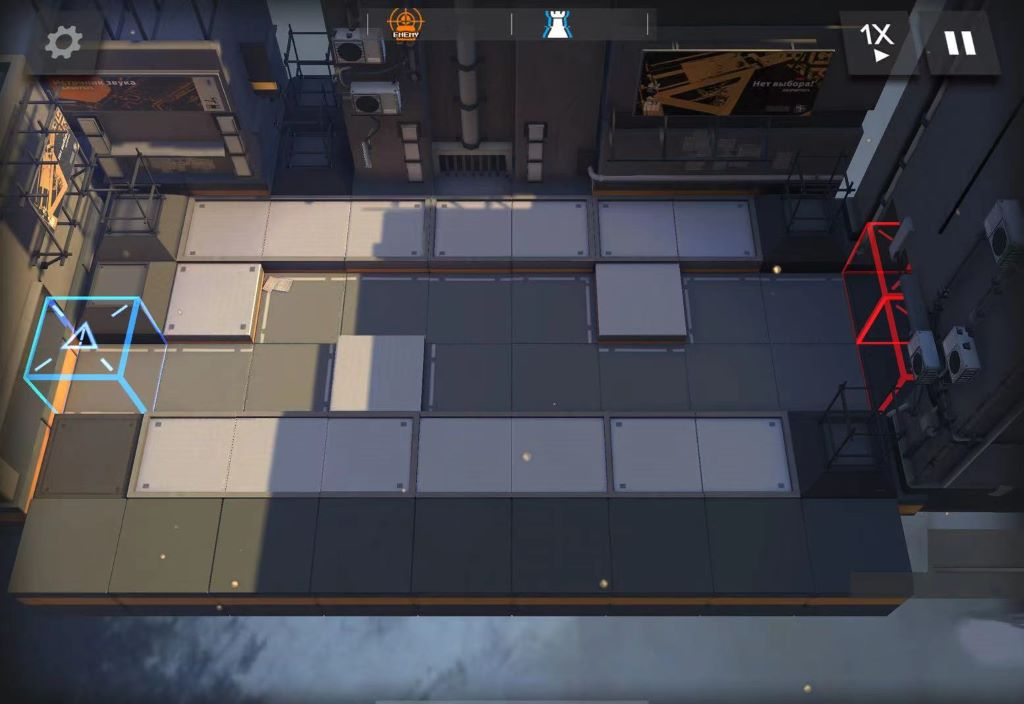

This is a level from a 2D game, rendered from its Tiled map with the project's own tilesets. A one-line summary and the map file follow, with tile-layer data summarised:
An orthogonal 32x22 tile map with 32x32 px tiles, 1 tile layer (background) and 83 objects.

<map version="1.10" tiledversion="1.10.2" orientation="orthogonal" renderorder="right-down" width="32" height="22" tilewidth="32" tileheight="32" infinite="0" nextlayerid="6" nextobjectid="92">
 <tileset firstgid="1" source="map.tsx" />
 <layer id="1" name="background" width="32" height="22">
  <data>[704 cells, 704 non-empty, 704 distinct tile ids]</data>
 </layer>
 <objectgroup id="2" name="road01" visible="0">
  <object id="1" x="890.5" y="370" />
  <object id="2" x="861" y="370" />
  <object id="3" x="829" y="370" />
  <object id="4" x="795" y="370" />
  <object id="6" x="764" y="370" />
  <object id="7" x="731.5" y="370" />
  <object id="8" x="700.5" y="370" />
  <object id="9" x="666.5" y="370" />
  <object id="10" x="636" y="370" />
  <object id="11" x="604" y="370" />
  <object id="12" x="574" y="355" />
  <object id="13" x="550" y="340" />
  <object id="14" x="526" y="320" />
  <object id="16" x="499" y="300" />
  <object id="17" x="470" y="300" />
  <object id="18" x="436.5" y="300" />
  <object id="19" x="403.5" y="300" />
  <object id="21" x="373" y="300" />
  <object id="22" x="344" y="300" />
  <object id="23" x="318.5" y="310" />
  <object id="24" x="292.5" y="325" />
  <object id="25" x="275" y="350" />
  <object id="27" x="254" y="370" />
  <object id="28" x="223" y="370" />
  <object id="29" x="193.5" y="370" />
  <object id="30" x="167" y="370" />
  <object id="31" x="139.5" y="370" />
  <object id="32" x="108.5" y="370" />
  <object id="33" x="81.5" y="370" />
 </objectgroup>
 <objectgroup id="3" name="road">
  <object id="34" x="886.5" y="290" />
  <object id="35" x="859" y="290" />
  <object id="36" x="833.5" y="300" />
  <object id="37" x="808.5" y="310" />
  <object id="38" x="783.5" y="320" />
  <object id="39" x="767.5" y="350" />
  <object id="40" x="741.5" y="370" />
  <object id="41" x="707.5" y="370" />
  <object id="42" x="660" y="370" />
  <object id="43" x="614.5" y="370" />
  <object id="44" x="578" y="360" />
  <object id="45" x="559.5" y="325" />
  <object id="46" x="533" y="300" />
  <object id="47" x="496" y="300" />
  <object id="48" x="454" y="300" />
  <object id="50" x="415" y="300" />
  <object id="51" x="375.5" y="300" />
  <object id="52" x="339" y="310" />
  <object id="53" x="312" y="320" />
  <object id="54" x="288.5" y="340" />
  <object id="56" x="257" y="360" />
  <object id="57" x="213.5" y="360" />
  <object id="58" x="163.5" y="360" />
  <object id="59" x="102" y="360" />
 </objectgroup>
 <objectgroup id="4" name="towers_yuan" visible="0">
  <object id="60" x="720" y="420" width="60" height="60" />
  <object id="61" x="630" y="420" width="60" height="60" />
  <object id="62" x="610" y="270" width="60" height="60" />
  <object id="63" x="610" y="190" width="60" height="60" />
  <object id="64" x="690" y="190" width="60" height="60" />
  <object id="65" x="520" y="190" width="60" height="60" />
  <object id="66" x="530" y="420" width="60" height="60" />
  <object id="67" x="440.5" y="420" width="60" height="60" />
  <object id="68" x="440" y="190" width="60" height="60" />
  <object id="69" x="360" y="190" width="60" height="60" />
  <object id="70" x="350" y="340" width="60" height="60" />
  <object id="71" x="340" y="420" width="60" height="60" />
  <object id="72" x="245" y="420" width="60" height="60" />
  <object id="73" x="160" y="420" width="60" height="60" />
  <object id="74" x="180" y="270" width="60" height="60" />
  <object id="75" x="195" y="190" width="60" height="60" />
  <object id="76" x="280" y="190" width="60" height="60" />
 </objectgroup>
 <objectgroup id="5" name="towers_jin" visible="0">
  <object id="77" x="170" y="350" width="60" height="60" />
  <object id="78" x="260" y="350" width="60" height="60" />
  <object id="79" x="275" y="275" width="60" height="60" />
  <object id="80" x="360" y="275" width="60" height="60" />
  <object id="83" x="440" y="275" width="60" height="60" />
  <object id="84" x="524" y="275" width="60" height="60" />
  <object id="85" x="440" y="350" width="60" height="60" />
  <object id="86" x="530" y="350" width="60" height="60" />
  <object id="87" x="620" y="350" width="60" height="60" />
  <object id="88" x="700" y="350" width="60" height="60" />
  <object id="89" x="700" y="275" width="60" height="60" />
  <object id="90" x="780" y="275" width="60" height="60" />
  <object id="91" x="790" y="350" width="60" height="60" />
 </objectgroup>
</map>